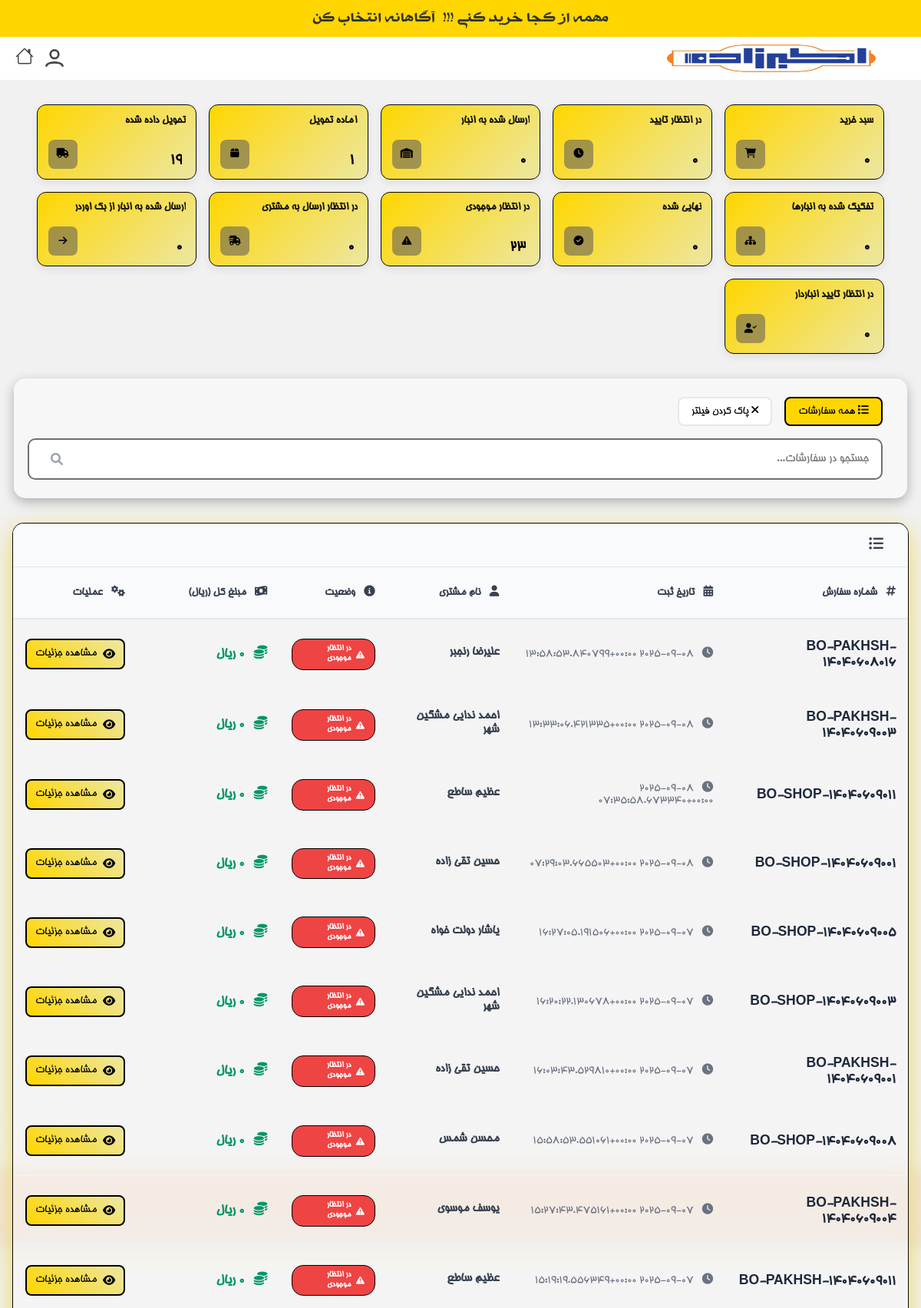
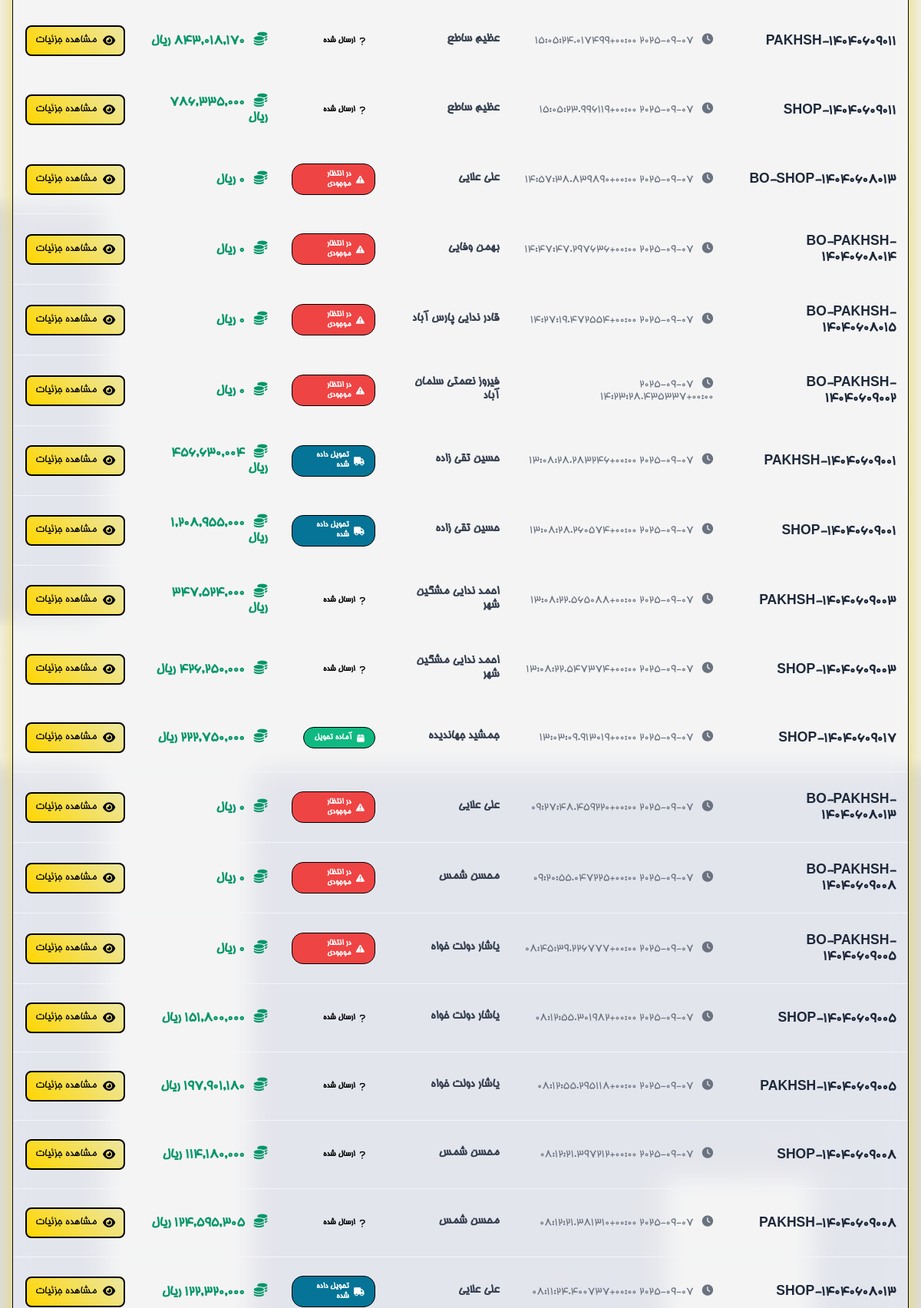
Screenshot of /order/ (signed in, upper part) with the database file from the repository (2 pictures, top to bottom).
### products/models.py (models this page shows, shortened)
class Order(models.Model):
    STATUS_CHOICES = [
        ('cart', 'سبد خرید'),
        ('pending', 'در انتظار تأیید'),
        ('warehouse', 'ارسال شده به انبار'),
        ('ready', 'آماده تحویل'),
        ('delivered', 'تحویل داده شده'),
        ('parent', 'تفکیک شده به انبارها'),
        ('completed', 'نهایی شده'),
        ('backorder', 'در انتظار موجودی'),
        ('waiting_for_customer_shipment', 'در انتظار ارسال به مشتری'),
        ('sent_to_warehouse', ' ارسال شده به انبار از بک اوردر'),
        ('waiting_for_warehouse_confirmation', 'در انتظار تایید انباردار'),
        ('shipped', 'ارسال شده'),
    ]
    order_number = models.CharField(
        max_length=100,
        unique=True,
        verbose_name="شماره درخواست",
        blank=True,
        null=True
    )
    document_number = models.CharField(
        max_length=100,
        blank=True,
        null=True,
        verbose_name="شماره سند"
    )
    package_count = models.PositiveIntegerField(
        default=0,
        null=True,
        blank=True,
        verbose_name="تعداد بسته"
    )
    courier = models.ForeignKey(
        'Courier',
        on_delete=models.SET_NULL,
        null=True,
        blank=True,
        verbose_name="پیک"
    )
    courier_name = models.CharField(
        max_length=100,
        blank=True,
        null=True,
        verbose_name="نام پیک (منسوخ شده)"
    )
    visitor_name = models.CharField(max_length=100, verbose_name="نام ویزیتور")
    customer = models.ForeignKey(
        Customer,
        on_delete=models.PROTECT,   # پیشنهاد امنیتی: سفارش بدون مشتری باقی نماند
        verbose_name="مشتری"
    )
    created_at = models.DateTimeField(auto_now_add=True, verbose_name="تاریخ ثبت")
    updated_at = models.DateTimeField(auto_now=True, verbose_name="تاریخ به‌روزرسانی")
    payment_term = models.CharField(
        max_length=10,
        choices=Product.PAYMENT_TERMS_CHOICES,
        verbose_name="شرایط تسویه"
    )
    status = models.CharField(
        max_length=100,
        choices=STATUS_CHOICES,
        default='pending',
        verbose_name="وضعیت سفارش"
    )
    parent = models.ForeignKey(
        'self',
        on_delete=models.SET_NULL,
        null=True,
        blank=True,
        related_name='children',
        verbose_name="سفارش مادر (قدیمی)"
    )
    is_sub_order = models.BooleanField(default=False, verbose_name="آیا زیرسفارش است؟ (قدیمی)")
    parent_order = models.ForeignKey(
        'self',
        on_delete=models.SET_NULL,
        null=True,
        blank=True,
        related_name='sub_orders',
        verbose_name="سفارش والد (جدید)"
    )
    warehouse = models.ForeignKey(
        'Warehouse',
        null=True,
        blank=True,
        on_delete=models.SET_NULL,
        related_name='orders',
        verbose_name="انبار"
    )
    total_price = models.DecimalField(
        max_digits=100,
        decimal_places=0,
        default=0,
        verbose_name="جمع کل سفارش"
    )
    class Meta:
        constraints = [
            models.UniqueConstraint(
                fields=['document_number'],
                name='unique_document_number',
                condition=models.Q(document_number__isnull=False) & ~models.Q(document_number='')
            )
        ]

class Customer(models.Model):
    first_name = models.CharField(max_length=100, verbose_name="نام")
    last_name = models.CharField(max_length=100, verbose_name="نام خانوادگی")
    store_name = models.CharField(max_length=255, blank=True, null=True, verbose_name="نام فروشگاه")
    phone = models.CharField(max_length=20, blank=True, null=True, verbose_name="تلفن ثابت")
    mobile = models.CharField(
        max_length=20,
        unique=True,
        verbose_name="شماره موبایل",
        error_messages={
            'unique': 'مشتری دیگری با این شماره همراه قبلاً ثبت شده است.'
        }
    )
    province = models.ForeignKey(Province, on_delete=models.CASCADE, verbose_name="استان")
    county = models.ForeignKey(County, on_delete=models.CASCADE, verbose_name="شهرستان")
    address = models.TextField(blank=True, null=True, verbose_name="آدرس")
    created_by = models.ForeignKey(
        User, on_delete=models.SET_NULL, null=True, related_name='created_customers', verbose_name="ایجاد شده توسط"
    )
    user = models.OneToOneField(
        User, on_delete=models.SET_NULL, null=True, blank=True, related_name='customer_profile', verbose_name="کاربر مرتبط"
    )
    created_at = models.DateTimeField(auto_now_add=True, verbose_name="تاریخ ایجاد")
    class Meta:
        verbose_name = "مشتری"
        verbose_name_plural = "مشتریان"

### products/views.py (the view)
# urls.py: path('order/', views.order_list_view, name='order'),  # صفحه لیست سفارش‌ها
@login_required
def order_list_view(request):
    is_manager = request.user.groups.filter(name='مدیر').exists()
    if is_manager:
        orders = Order.objects.all().order_by('-created_at')
    else:
        orders = Order.objects.filter(visitor_name=request.user.username).order_by('-created_at')
    for order in orders:
        if order.status in ['pending', 'warehouse', 'parent']:
            order.total_price = sum(item.price * (item.requested_quantity or 0) for item in order.items.all())
        else:
            order.total_price = sum(item.price * (item.allocated_quantity or 0) for item in order.items.all())
    context = {
        'orders': orders,
        'is_manager': is_manager,
    }
    return render(request, 'products/order_list.html', context)

### products/templates/products/order_list.html (shortened to what this page needs)
{% extends 'products/base.html' %}
{% load static %}
{% load humanize %}
{% load custom_filters %}
{% block extra_css %}
<link href="https://cdnjs.cloudflare.com/ajax/libs/font-awesome/6.0.0/css/all.min.css" rel="stylesheet">
{% endblock %}
{% block content %}
    <div class="stats-section">
        <div class="stat-card stat-cart" data-status="cart">
            <div class="stat-content">
                <div class="stat-info">
                    <h3>سبد خرید</h3>
                    <p id="cart-count">0</p>
                </div>
                <div class="stat-icon">
                    <i class="fas fa-shopping-cart"></i>
                </div>
            </div>
        </div>
        <div class="stat-card stat-pending" data-status="pending">
            <div class="stat-content">
                <div class="stat-info">
                    <h3>در انتظار تأیید</h3>
                    <p id="pending-count">0</p>
                </div>
                <div class="stat-icon">
                    <i class="fas fa-clock"></i>
                </div>
            </div>
        </div>
        <div class="stat-card stat-warehouse" data-status="warehouse">
            <div class="stat-content">
                <div class="stat-info">
                    <h3>ارسال شده به انبار</h3>
                    <p id="warehouse-count">0</p>
                </div>
                <div class="stat-icon">
                    <i class="fas fa-warehouse"></i>
                </div>
            </div>
        </div>
        <div class="stat-card stat-ready" data-status="ready">
            <div class="stat-content">
                <div class="stat-info">
                    <h3>آماده تحویل</h3>
                    <p id="ready-count">0</p>
                </div>
                <div class="stat-icon">
                    <i class="fas fa-box"></i>
                </div>
            </div>
        </div>
        <div class="stat-card stat-delivered" data-status="delivered">
            <div class="stat-content">
                <div class="stat-info">
                    <h3>تحویل داده شده</h3>
                    <p id="delivered-count">0</p>
                </div>
                <div class="stat-icon">
                    <i class="fas fa-truck"></i>
                </div>
            </div>
        </div>
        <div class="stat-card stat-parent" data-status="parent">
            <div class="stat-content">
                <div class="stat-info">
                    <h3>تفکیک شده به انبارها</h3>
                    <p id="parent-count">0</p>
                </div>
                <div class="stat-icon">
                    <i class="fas fa-sitemap"></i>
                </div>
            </div>
        </div>
        <div class="stat-card stat-completed" data-status="completed">
            <div class="stat-content">
                <div class="stat-info">
                    <h3>نهایی شده</h3>
                    <p id="completed-count">0</p>
                </div>
                <div class="stat-icon">
                    <i class="fas fa-check-circle"></i>
                </div>
            </div>
        </div>
        <div class="stat-card stat-backorder" data-status="backorder">
            <div class="stat-content">
                <div class="stat-info">
                    <h3>در انتظار موجودی</h3>
                    <p id="backorder-count">0</p>
                </div>
                <div class="stat-icon">
                    <i class="fas fa-exclamation-triangle"></i>
                </div>
            </div>
        </div>
        <div class="stat-card stat-waiting_for_customer_shipment" data-status="waiting_for_customer_shipment">
            <div class="stat-content">
                <div class="stat-info">
                    <h3>در انتظار ارسال به مشتری</h3>
                    <p id="waiting_for_customer_shipment-count">0</p>
                </div>
                <div class="stat-icon">
                    <i class="fas fa-shipping-fast"></i>
                </div>
            </div>
        </div>
        <div class="stat-card stat-sent_to_warehouse" data-status="sent_to_warehouse">
            <div class="stat-content">
                <div class="stat-info">
                    <h3>ارسال شده به انبار از بک اوردر</h3>
                    <p id="sent_to_warehouse-count">0</p>
                </div>
                <div class="stat-icon">
                    <i class="fas fa-arrow-right"></i>
                </div>
            </div>
        </div>
        <div class="stat-card stat-waiting_for_warehouse_confirmation" data-status="waiting_for_warehouse_confirmation">
            <div class="stat-content">
                <div class="stat-info">
                    <h3>در انتظار تایید انباردار</h3>
                    <p id="waiting_for_warehouse_confirmation-count">0</p>
                </div>
                <div class="stat-icon">
                    <i class="fas fa-user-check"></i>
                </div>
            </div>
        </div>
    </div>
    <div class="search-section">
        <div class="filter-controls">
            <button class="filter-btn active" data-filter="all">
                <i class="fas fa-list"></i>
                همه سفارشات
            </button>
            <button class="filter-btn" id="clear-filter">
                <i class="fas fa-times"></i>
                پاک کردن فیلتر
            </button>
        </div>
        <div style="position: relative;">
            <input type="text" class="search-input" placeholder="جستجو در سفارشات..." id="searchInput">
            <i class="fas fa-search" style="position: absolute; left: 1rem; top: 50%; transform: translateY(-50%); color: #9ca3af;"></i>
        </div>
    </div>
    <div class="table-container">
        <div class="table-header">
            <h3 style="margin: 0; font-size: 1.2rem; font-weight: 600; color: #374151;">
                <i class="fas fa-list-ul" style="margin-left: 0.5rem;"></i>
            </h3>
        </div>
        <div class="table-responsive">
            <table class="modern-table">
                <thead>
                    <tr>
                        <th>
                            <i class="fas fa-hashtag" style="margin-left: 0.5rem;"></i>
                            شماره سفارش
                        </th>
                        <th>
                            <i class="fas fa-calendar-alt" style="margin-left: 0.5rem;"></i>
                            تاریخ ثبت
                        </th>
                        <th>
                            <i class="fas fa-user" style="margin-left: 0.5rem;"></i>
                            نام مشتری
                        </th>
                        <th>
                            <i class="fas fa-info-circle" style="margin-left: 0.5rem;"></i>
                            وضعیت
                        </th>
                        <th>
                            <i class="fas fa-money-bill-wave" style="margin-left: 0.5rem;"></i>
                            مبلغ کل (ریال)
                        </th>
                        <th>
                            <i class="fas fa-cogs" style="margin-left: 0.5rem;"></i>
                            عملیات
                        </th>
                    </tr>
                </thead>
                <tbody>
                    {% for order in orders %}
                    <tr data-status="{{ order.status }}">
                        <td>
                            <div class="order-number">
                                {{ order.order_number|default:order.id }}
                            </div>
                        </td>
                        <td>
                            <div class="date-time">
                                <i class="fas fa-clock" style="margin-left: 0.5rem;"></i>
                                {{ order.created_at|jformat:"%H:%M - %Y/%m/%d" }}
                            </div>
                        </td>
                        <td>
                            <div class="customer-name">
                                {{ order.customer.first_name }} {{ order.customer.last_name }}
                            </div>
                        </td>
                        <td>
                            <span class="status-badge status-{{ order.status }}">
                                {% if order.status == 'cart' %}
                                    <i class="fas fa-shopping-cart"></i>
                                {% elif order.status == 'pending' %}
                                    <i class="fas fa-clock"></i>
                                {% elif order.status == 'warehouse' %}
                                    <i class="fas fa-warehouse"></i>
                                {% elif order.status == 'ready' %}
                                    <i class="fas fa-box"></i>
                                {% elif order.status == 'delivered' %}
                                    <i class="fas fa-truck"></i>
                                {% elif order.status == 'parent' %}
                                    <i class="fas fa-sitemap"></i>
                                {% elif order.status == 'completed' %}
                                    <i class="fas fa-check-circle"></i>
                                {% elif order.status == 'backorder' %}
                                    <i class="fas fa-exclamation-triangle"></i>
                                {% elif order.status == 'waiting_for_customer_shipment' %}
                                    <i class="fas fa-shipping-fast"></i>
                                {% elif order.status == 'sent_to_warehouse' %}
                                    <i class="fas fa-arrow-right"></i>
                                {% elif order.status == 'waiting_for_warehouse_confirmation' %}
                                    <i class="fas fa-user-check"></i>
                                {% else %}
                                    <i class="fas fa-question"></i>
                                {% endif %}
                                {{ order.get_status_display }}
                            </span>
                        </td>
                        <td>
                            <div class="price-amount">
                                <i class="fas fa-coins" style="margin-left: 0.5rem;"></i>
                                {{ order.total_price|intcomma }} ریال
                            </div>
                        </td>
                        <td>
                            <a href="{% url 'products:order_detail_view' order.id %}" class="action-btn">
                                <i class="fas fa-eye"></i>
                                مشاهده جزئیات
                            </a>
                        </td>
                    </tr>
                    {% endfor %}
                </tbody>
            </table>
        </div>
    </div>
</div>
{% endblock content %}

### rows the page displays
Order: order_number "BO-PAKHSH-14040608016", created_at|jformat "2025-09-08 13:58:53.840799+00:00", customer.first_name "علیرضا", customer.last_name "رنجبر", status "در انتظار موجودی", total_price "0"
Order: order_number "BO-PAKHSH-14040609003", created_at|jformat "2025-09-08 13:33:06.421335+00:00", customer.first_name "احمد", customer.last_name "ندایی مشگین شهر", status "در انتظار موجودی", total_price "0"
Order: order_number "BO-SHOP-14040609011", created_at|jformat "2025-09-08 07:35:58.673340+00:00", customer.first_name "عظیم", customer.last_name "ساطع", status "در انتظار موجودی", total_price "0"
Order: order_number "BO-SHOP-14040609001", created_at|jformat "2025-09-08 07:29:03.665503+00:00", customer.first_name "حسین", customer.last_name "تقی زاده", status "در انتظار موجودی", total_price "0"
Order: order_number "BO-SHOP-14040609005", created_at|jformat "2025-09-07 16:27:05.191506+00:00", customer.first_name "یاشار", customer.last_name "دولت خواه", status "در انتظار موجودی", total_price "0"
Order: order_number "BO-SHOP-14040609003", created_at|jformat "2025-09-07 16:20:22.130678+00:00", customer.first_name "احمد", customer.last_name "ندایی مشگین شهر", status "در انتظار موجودی", total_price "0"
Order: order_number "BO-PAKHSH-14040609001", created_at|jformat "2025-09-07 16:03:43.529810+00:00", customer.first_name "حسین", customer.last_name "تقی زاده", status "در انتظار موجودی", total_price "0"
Order: order_number "BO-SHOP-14040609008", created_at|jformat "2025-09-07 15:58:53.551061+00:00", customer.first_name "محسن", customer.last_name "شمس", status "در انتظار موجودی", total_price "0"
Order: order_number "BO-PAKHSH-14040609004", created_at|jformat "2025-09-07 15:27:43.475161+00:00", customer.first_name "یوسف", customer.last_name "موسوی", status "در انتظار موجودی", total_price "0"
Order: order_number "BO-PAKHSH-14040609011", created_at|jformat "2025-09-07 15:19:19.556349+00:00", customer.first_name "عظیم", customer.last_name "ساطع", status "در انتظار موجودی", total_price "0"
Order: order_number "PAKHSH-14040609011", created_at|jformat "2025-09-07 15:05:24.017499+00:00", customer.first_name "عظیم", customer.last_name "ساطع", status "ارسال شده", total_price "843,018,170"
Order: order_number "SHOP-14040609011", created_at|jformat "2025-09-07 15:05:23.996119+00:00", customer.first_name "عظیم", customer.last_name "ساطع", status "ارسال شده", total_price "786,335,000"
Order: order_number "BO-SHOP-14040608013", created_at|jformat "2025-09-07 14:57:38.839890+00:00", customer.first_name "علی", customer.last_name "علایی", status "در انتظار موجودی", total_price "0"
Order: order_number "BO-PAKHSH-14040608014", created_at|jformat "2025-09-07 14:47:47.297636+00:00", customer.first_name "بهمن", customer.last_name "وفایی", status "در انتظار موجودی", total_price "0"
Order: order_number "BO-PAKHSH-14040608015", created_at|jformat "2025-09-07 14:27:19.472554+00:00", customer.first_name "قادر", customer.last_name "ندایی پارس آباد", status "در انتظار موجودی", total_price "0"
Order: order_number "BO-PAKHSH-14040609002", created_at|jformat "2025-09-07 14:23:28.435337+00:00", customer.first_name "فیروز", customer.last_name "نعمتی سلمان آباد", status "در انتظار موجودی", total_price "0"
Order: order_number "PAKHSH-14040609001", created_at|jformat "2025-09-07 13:08:28.283246+00:00", customer.first_name "حسین", customer.last_name "تقی زاده", status "تحویل داده شده", total_price "456,630,004"
Order: order_number "SHOP-14040609001", created_at|jformat "2025-09-07 13:08:28.260574+00:00", customer.first_name "حسین", customer.last_name "تقی زاده", status "تحویل داده شده", total_price "1,208,955,000"
Order: order_number "PAKHSH-14040609003", created_at|jformat "2025-09-07 13:08:22.565088+00:00", customer.first_name "احمد", customer.last_name "ندایی مشگین شهر", status "ارسال شده", total_price "347,524,000"
Order: order_number "SHOP-14040609003", created_at|jformat "2025-09-07 13:08:22.547374+00:00", customer.first_name "احمد", customer.last_name "ندایی مشگین شهر", status "ارسال شده", total_price "426,250,000"
Order: order_number "SHOP-14040609017", created_at|jformat "2025-09-07 13:03:09.913019+00:00", customer.first_name "جمشید", customer.last_name "جهاندیده", status "آماده تحویل", total_price "222,750,000"
Order: order_number "BO-PAKHSH-14040608013", created_at|jformat "2025-09-07 09:27:48.459220+00:00", customer.first_name "علی", customer.last_name "علایی", status "در انتظار موجودی", total_price "0"
Order: order_number "BO-PAKHSH-14040609008", created_at|jformat "2025-09-07 09:20:55.047225+00:00", customer.first_name "محسن", customer.last_name "شمس", status "در انتظار موجودی", total_price "0"
Order: order_number "BO-PAKHSH-14040609005", created_at|jformat "2025-09-07 08:45:39.226777+00:00", customer.first_name "یاشار", customer.last_name "دولت خواه", status "در انتظار موجودی", total_price "0"
Order: order_number "SHOP-14040609005", created_at|jformat "2025-09-07 08:12:55.301982+00:00", customer.first_name "یاشار", customer.last_name "دولت خواه", status "ارسال شده", total_price "151,800,000"
Order: order_number "PAKHSH-14040609005", created_at|jformat "2025-09-07 08:12:55.295118+00:00", customer.first_name "یاشار", customer.last_name "دولت خواه", status "ارسال شده", total_price "197,901,180"
Order: order_number "SHOP-14040609008", created_at|jformat "2025-09-07 08:12:21.397212+00:00", customer.first_name "محسن", customer.last_name "شمس", status "ارسال شده", total_price "114,180,000"
Order: order_number "PAKHSH-14040609008", created_at|jformat "2025-09-07 08:12:21.381310+00:00", customer.first_name "محسن", customer.last_name "شمس", status "ارسال شده", total_price "124,595,305"
Order: order_number "SHOP-14040608013", created_at|jformat "2025-09-07 08:11:24.400737+00:00", customer.first_name "علی", customer.last_name "علایی", status "تحویل داده شده", total_price "122,320,000"
